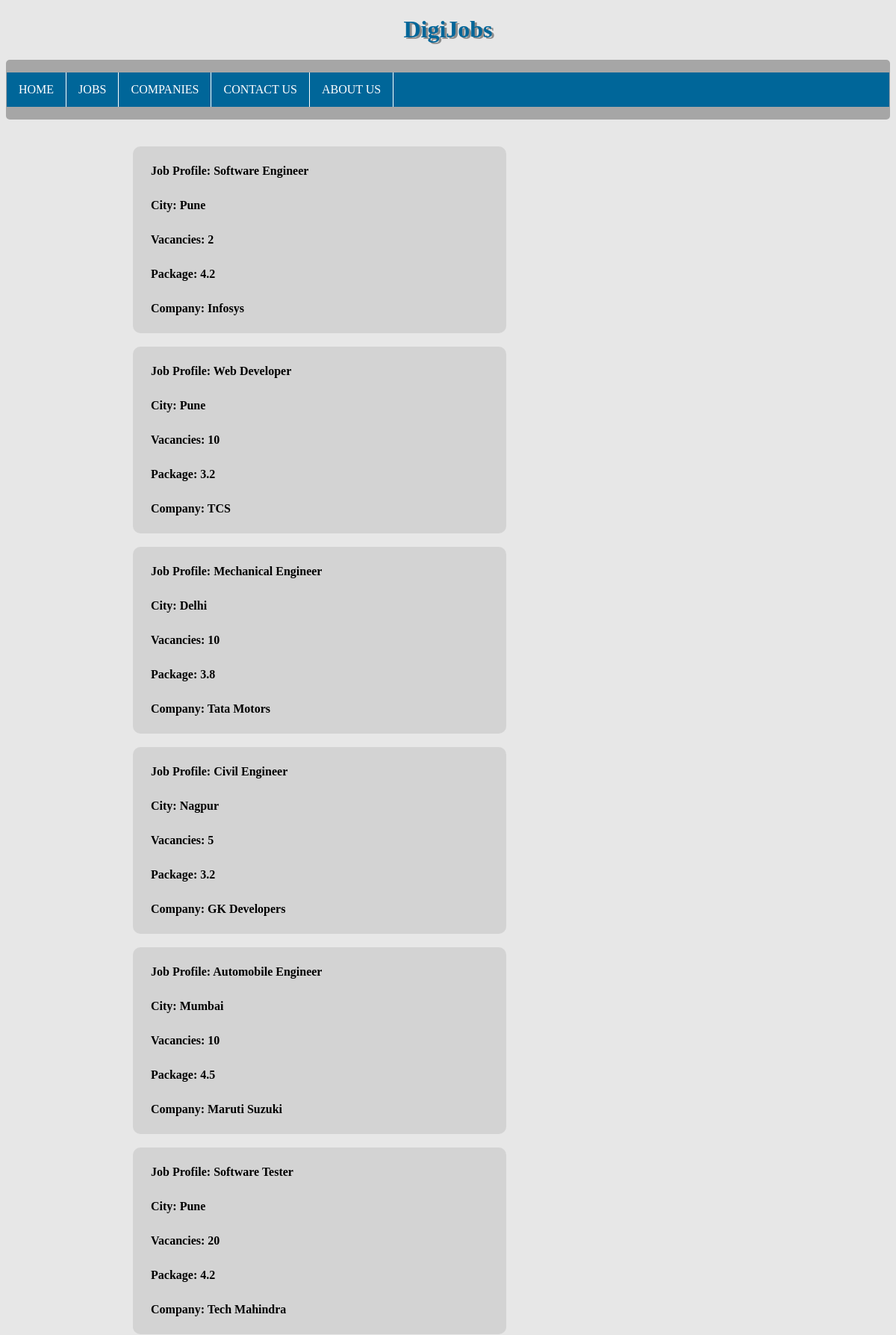
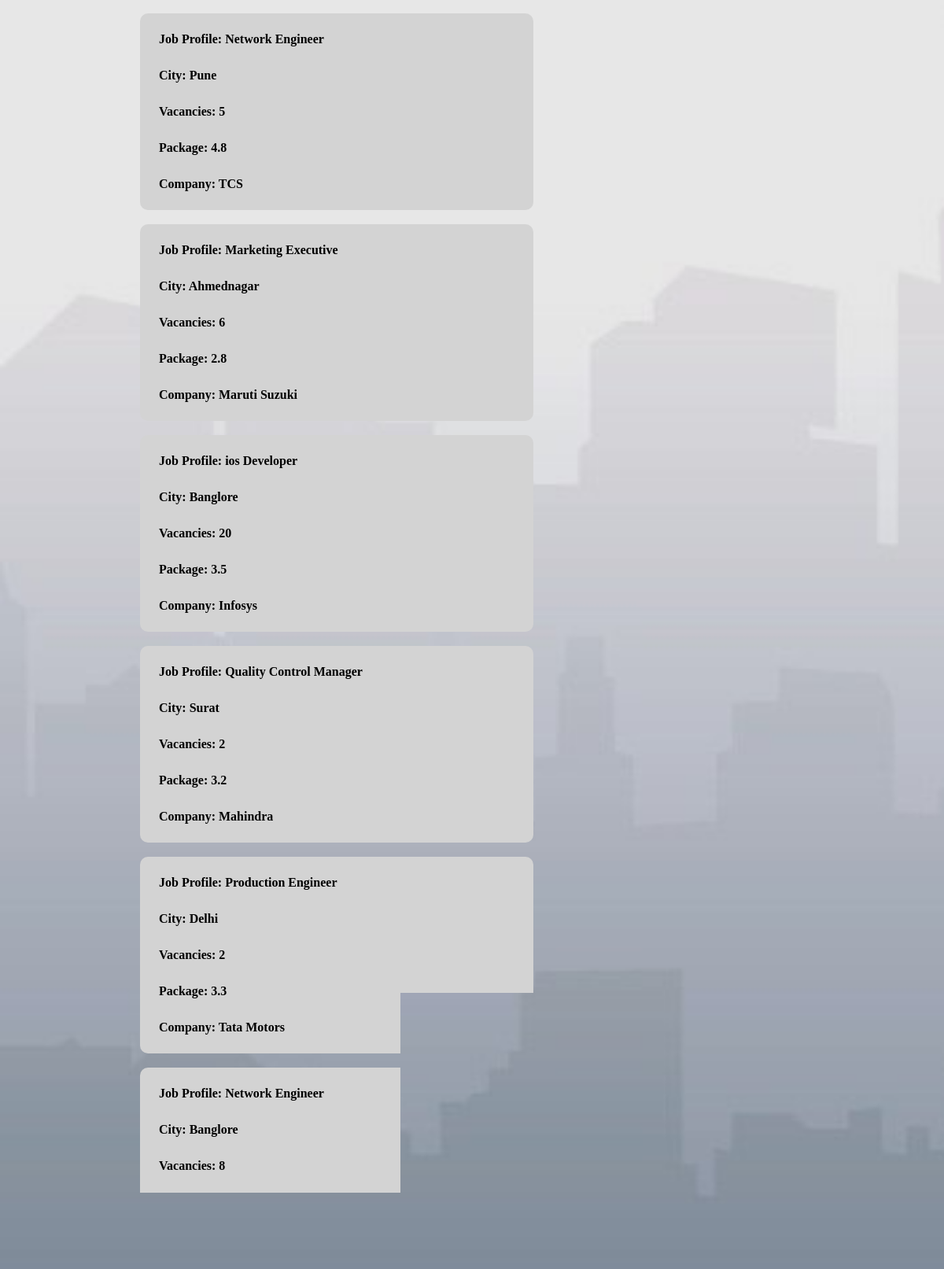
The app's page /search1.php (upper part) with its own data (2 pictures, top to bottom).
### tables this page shows
CREATE TABLE `job` (
  `j_id` int(11) NOT NULL AUTO_INCREMENT,
  `j_profile` varchar(40) DEFAULT NULL,
  `city` varchar(30) DEFAULT NULL,
  `vacancy` int(11) DEFAULT NULL,
  `package` float DEFAULT NULL,
  `c_id` int(11) DEFAULT NULL,
  PRIMARY KEY (`j_id`),
  KEY `c_id` (`c_id`),
  CONSTRAINT `job_ibfk_1` FOREIGN KEY (`c_id`) REFERENCES `company` (`c_id`)
);

CREATE TABLE `company` (
  `c_id` int(11) NOT NULL AUTO_INCREMENT,
  `c_name` varchar(40) DEFAULT NULL,
  `city` varchar(30) DEFAULT NULL,
  PRIMARY KEY (`c_id`)
);

### search1.php (the view, shortened to what this page needs)
<!DOCTYPE html>
<html>
<head>
<link rel="stylesheet" href="style.css">
</head>
<header>
<h1>
DigiJobs
</h1>
</header>
<nav>
<ul>
<li><a href="home.html">HOME</a></li>
<li><a href="job.php">JOBS</a></li>
<li><a href="company11.html">COMPANIES</a></li>
<li><a href="contact.html">CONTACT US</a></li>
<li><a href="about.html">ABOUT US</a></li>
</ul>
</nav>
<body>
<br>
<?php
        $search=$_POST["j_profile"];
 $con=mysqli_connect("localhost","root","Root@1234","digijobs");
$result = mysqli_query($con,"SELECT j_id,j_profile,city,vacancy,package,c_id FROM job WHERE j_profile LIKE '$search%'");
while($row = mysqli_fetch_array($result))
 {
	$jid=$row['j_id'];
	 $cid=$row['c_id'];
	$result1 = mysqli_query($con,"SELECT c_name from company where c_id='$cid'");
	$row1=mysqli_fetch_array($result1);
	echo"<table border=0 cellspacing=20 width=500>";
	echo "<tr><th>Job Profile: <tb>";
	echo $row['j_profile'] ;
	echo "</th></tr>";
	echo "<tr><th>City: <tb>";
	echo $row['city'];
	echo "</th></tr>";
	echo "<tr><th>Vacancies: <tb>";
	echo $row['vacancy'];
	echo "</th></tr>";
	echo "<tr><th>Package: <tb>";
	echo $row['package'];
	echo "</th></tr>";
	echo "<tr><th>Company: <tb>";
	echo $row1['c_name'];
	echo "</th></tr>";
	echo"<br>";
	if (isset($_SESSION["user"]))
{
?>
	<tr><th>
	<a href="applyforjob.php?jid=<?php echo $jid; ?>" class="button">Apply</a>
	</th></tr>
<?php }echo "</table>";
}
?>
</body>
</html>

### style.css (style rules this page uses)
body { background-image: url("112.jpg"); background-color: #cccccc; background-repeat: no-repeat; background-size: cover; background-attachment: fixed; }
ul { list-style-type: none; padding:0; overflow:hidden; background-color:#006699; }
li { float :left; border-right:1px solid white; }
nav { border-radius: 5px; background-color:#a6a6a6; padding: 1px; }
li a { display:block; color:white; text-align:center; padding:14px 16px; text-decoration: none; }
h1 { color:#006699; text-shadow: 3px 2px #8c8c8c; text-align:center; }

### search1.php (style rules this page uses)
ul { background-color:#006699; }
nav { border-radius: 5px; background-color:#a6a6a6; padding: 1px; }
td, th { border: 0px solid #dddddd; text-align: left; padding: 4px; }
table { border-radius:10px; font-color:black; margin-left:170px; background-color:lightgray; }

### records on screen
job: j_profile "Software Engineer", city "Pune", vacancy "2", package "4.2", c.c_name "Infosys"
job: j_profile "Web Developer", city "Pune", vacancy "10", package "3.2", c.c_name "TCS"
job: j_profile "Mechanical Engineer", city "Delhi", vacancy "10", package "3.8", c.c_name "Tata Motors"
job: j_profile "Civil Engineer", city "Nagpur", vacancy "5", package "3.2", c.c_name "GK Developers"
job: j_profile "Automobile Engineer", city "Mumbai", vacancy "10", package "4.5", c.c_name "Maruti Suzuki"
job: j_profile "Software Tester", city "Pune", vacancy "20", package "4.2", c.c_name "Tech Mahindra"
job: j_profile "Network Engineer", city "Pune", vacancy "5", package "4.8", c.c_name "TCS"
job: j_profile "Marketing Executive", city "Ahmednagar", vacancy "6", package "2.8", c.c_name "Maruti Suzuki"
job: j_profile "ios Developer", city "Banglore", vacancy "20", package "3.5", c.c_name "Infosys"
job: j_profile "Quality Control Manager", city "Surat", vacancy "2", package "3.2", c.c_name "Mahindra"
job: j_profile "Production Engineer", city "Delhi", vacancy "2", package "3.3", c.c_name "Tata Motors"
job: j_profile "Network Engineer", city "Banglore", vacancy "8"
